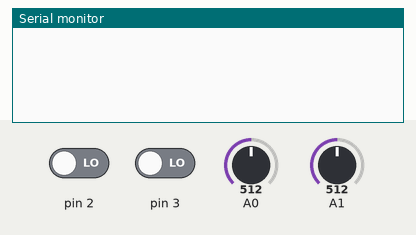
Simulated run of this program. Board: Arduino Nano, built with avr-gcc and run on an emulated ATmega328P. Shown: the last lines printed to the serial monitor. The test bench sets the inputs (shaded band); at power-on: A0 = 512, A1 = 512, pin 2 LOW, pin 3 LOW. No radio packets arrive unless stated.

Above: at 1.2 s.
1.3 s: A0 set to 716
At 1.8 s:
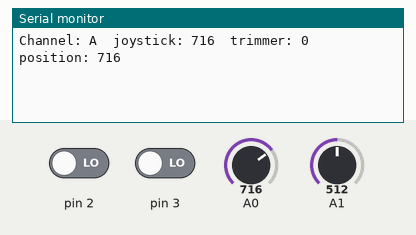
2.9 s: A1 set to 716
At 4.2 s:
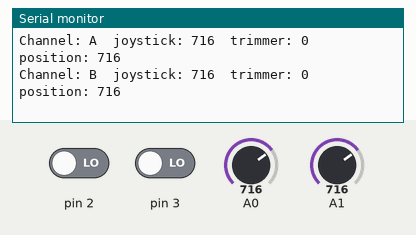
4.5 s: pin 2 driven HIGH
At 5.3 s:
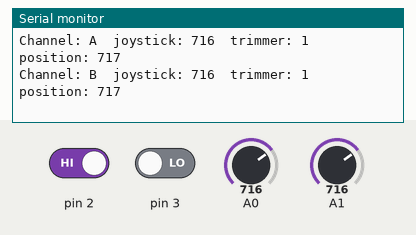
6.0 s: A0 set to 900
At 6.5 s:
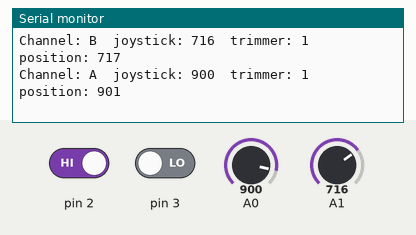
7.5 s: pin 3 driven HIGH
At 8.7 s:
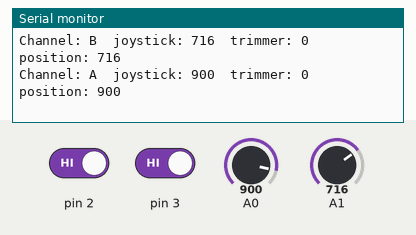
9.0 s: A1 set to 900
At 10.0 s:
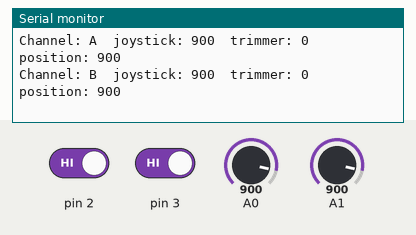
Timing chart, 0 to 11.5 s (numbered marks = the images above; inputs shaded):
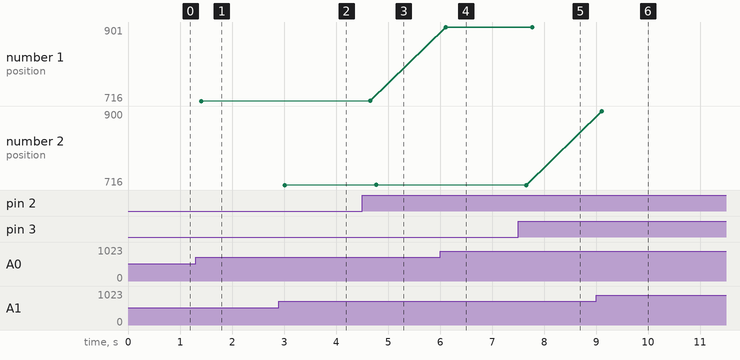

Measured:
- after the input at 1.3 s, the serial monitor: prints a new line after 0.11 s (image 1)
- after the input at 2.9 s, the serial monitor: prints a new line after 0.11 s (image 2)
- after the input at 4.5 s, the serial monitor: prints a new line after 0.16 s (image 3)
- after the input at 6.0 s, the serial monitor: prints a new line after 0.11 s (image 4)
- after the input at 7.5 s, the serial monitor: prints a new line after 0.16 s (image 5)
- after the input at 9.0 s, the serial monitor: prints a new line after 0.11 s (image 6)
- plotted number 1: 716 → 717 after the input at 4.5 s, 717 → 901 after the input at 6.0 s
- plotted number 2: 716 → 717 after the input at 4.5 s

The program:

main.cpp
```cpp
#include <Arduino.h>

#include <VirtualWire.h>

#define POT_TOLERANCE 10            // Noise tolerance level for potentiometers
#define POT_NUM 2                   // 1 in this case, but a handheld radio has up to 4

// Constants
int potPin[POT_NUM];                // Potentiometer pin numbers
int buttonPin[POT_NUM][2];          // Button pin numbers, each potentiometer has 2 buttons
uint8_t buflen = 3;                 // Buffer length: 1 letter per channel + a 2 byte reading

// Variables will change:
int buttonState[POT_NUM][2];        // The current reading from the button pins
int lastButtonState[POT_NUM][2];    // The previous reading from the push-button pins
int joystick[POT_NUM];              // Raw potentiometer readings from joystick commands
int trimmer[POT_NUM];               // Trimmer settings
int channelPos[POT_NUM];            // Final channel data to transmit wirelessly

// The following variables are longs because the time, measured in miliseconds,
// will quickly become a bigger number than can be stored in an int.
long lastDebounceTime[POT_NUM][2];  // The last time each output pin was toggled
long debounceDelay = 50;            // The debounce time; increase if the output flickers

void joystick_update(int c, int* potReading);
void trim_update(int c, int b, int* buttonReading);
void pos_update(int c);
void send_message(char chanID, int *msg);

void setup() {
        int c, b;
        potPin[0] = A0;                   // Channel 1 potentiometer on analog A0
        potPin[1] = A1;                   // Channel 2 potentiometer on analog A1
        buttonPin[0][0] = 2;              // Channel 1 push-button 1 on pin 2
        buttonPin[0][1] = 3;              // Channel 1 push-button 2 on pin 3
        buttonPin[1][0] = 2;              // Channel 2 push-button 1 on pin 2
        buttonPin[1][1] = 3;              // Channel 2 push-button 2 on pin 3

        //Iterate over channels and buttons
        for(c = 0; c < POT_NUM; c++) {
                //Set initial states to 0
                trimmer[c] = 0;
                for(b = 0; b < 2; b++) {
                        lastButtonState[c][b] = LOW;
                        lastDebounceTime[c][b] = 0;
                        // Set button pins as inputs
                        pinMode(buttonPin[c][b], INPUT);
                }
                joystick[c] = analogRead(potPin[c]); // Get initial joystick reading
        }

        Serial.begin(115200);           // origanlt 9600. 115200 for testing
        vw_set_tx_pin(4);                // Sets pin D4 as the TX pin
        //vw_set_ptt_inverted(true);              // Required for DR3100
        vw_setup(2000);                   // Bits per sec 4000 orginalt, 2000 for test
}

void loop() {
        int c, b, potReading, buttonReading;

        //Iterate over channels and buttons
        for(c = 0; c < POT_NUM; c++) {
                // Read the joystick position
                potReading = analogRead(potPin[c]);
                joystick_update(c, &potReading);

                for(b = 0; b < 2; b++) {
                        // Read button to update trimmer
                        buttonReading = digitalRead(buttonPin[c][b]);
                        trim_update(c, b, &buttonReading);

                        // Save the readings
                        lastButtonState[c][b] = buttonReading;
                }
        }
}


// Helper Functions
void joystick_update(int c, int* potReading){
        // Only accept reading if the change is outside noise tolerance level
        if(abs(*potReading - joystick[c]) > POT_TOLERANCE) {
                joystick[c] = *potReading;
                pos_update(c);
        }
}

void trim_update(int c, int b, int* buttonReading){
        // Check to see if you just pressed the button (i.e.
        // the input went from LOW to HIGH), and you've waited
        // long enough since the last press to ignore any noise:

        // If the switch changed, due to noise or pressing:
        if (*buttonReading != lastButtonState[c][b]) {
                // Reset the debouncing timer
                lastDebounceTime[c][b] = millis();
        }

        if ((millis() - lastDebounceTime[c][b]) > debounceDelay) {
                // Whatever the reading is at, it's been there for longer than
                // the debounce delay, so take it as the actual current state:

                // If the button state has changed:
                if (*buttonReading != buttonState[c][b]) {
                        buttonState[c][b] = *buttonReading;

                        // Only update trimmer if the new button state is HIGH
                        if (buttonState[c][b] == HIGH) {
                                if(b == 0 && channelPos[c] < 1023) {
                                        trimmer[c]++;
                                } else if(b == 1 && channelPos[c] > 0) {
                                        trimmer[c]--;
                                }
                                // Update channel position
                                pos_update(c);
                        }
                }
        }
}

void pos_update(int c){
        //Update position, send over channel and print data
        channelPos[c] = joystick[c] + trimmer[c];
        send_message('A'+c,&channelPos[c]); // 'A'+c == konverter bokstav "A" til binær, 65 og legg til C (potensiometer)


        Serial.print("Channel: ");
        Serial.print(char('A'+c));
        Serial.print("  joystick: ");
        Serial.print(joystick[c]);
        Serial.print("  trimmer: ");
        Serial.print(trimmer[c]);
        Serial.print("  position: ");
        Serial.print(channelPos[c]);
        Serial.println("");
}

void send_message(char chanID, int *msg){
        //Since the reading is somewhere between 0 and 1023 (from the analog read) and we can only
        //send 8-bit packets through VirtualWire's vw_send function, each reading must be split as
        //two 8-bit elements and channel ID is sent as a single character, 8-bits large by default.

        uint8_t buf[buflen];

        buf[0] = chanID; // Label this channel, to distinguish it from other channels
        buf[1] = *msg; // Least significant byte (8 bits), rest is truncated from int to uint8_t
        buf[2] = (*msg)>>8; // Most significant byte

        digitalWrite(13, true); // Flash a light to show transmitting
        vw_send(buf, buflen);   // Sending the message
        vw_wait_tx();           // Wait until the whole message is gone
        digitalWrite(13, false); // Turn the LED off.
        delay(50);              // A short gap.
}
```
